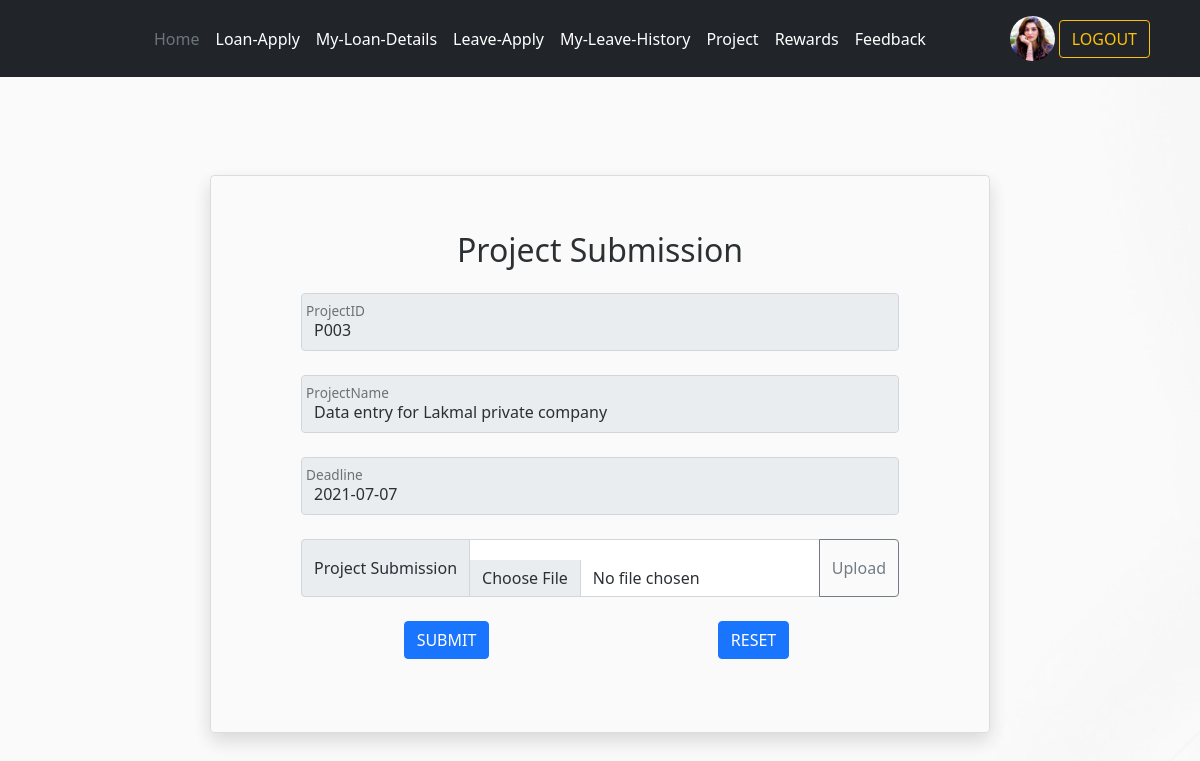
Page /a_submission.php?pid=P003 (signed in) on the committed database.
### tables this page shows
CREATE TABLE IF NOT EXISTS `emp_registration` (
  `empid` varchar(5) NOT NULL,
  `title` varchar(10) NOT NULL,
  `firstname` varchar(100) NOT NULL,
  `lastname` varchar(100) NOT NULL,
  `email` varchar(100) NOT NULL,
  `nic` varchar(12) NOT NULL,
  `username` varchar(100) NOT NULL,
  `emproll` varchar(100) NOT NULL,
  `department` varchar(100) NOT NULL,
  `appointment_date` date NOT NULL,
  `basic_salary` decimal(10,2) NOT NULL,
  `address` varchar(200) NOT NULL,
  `gender` varchar(10) NOT NULL,
  `dob` date NOT NULL,
  `mobileno` varchar(10) NOT NULL,
  `homeno` varchar(10) NOT NULL DEFAULT '-',
  `civil_status` varchar(100) NOT NULL,
  `ethnicity` varchar(100) NOT NULL,
  `religion` varchar(100) NOT NULL,
  `edu_level` varchar(100) NOT NULL,
  `work_experience` varchar(255) NOT NULL DEFAULT '-',
  `photo` text NOT NULL,
  `cv` text NOT NULL,
  `bankname` varchar(100) NOT NULL,
  `branch` varchar(100) NOT NULL,
  `acc_no` varchar(12) NOT NULL,
  `ec_name` varchar(100) NOT NULL,
  `ec_relationship` varchar(50) NOT NULL,
  `ec_mobileno` varchar(10) NOT NULL,
  `ec_homeno` varchar(10) NOT NULL,
  `ec_workno` varchar(10) NOT NULL,
  `usertype` varchar(100) NOT NULL DEFAULT 'emp',
  PRIMARY KEY (`empid`),
  UNIQUE KEY `email` (`email`),
  UNIQUE KEY `username` (`username`),
  UNIQUE KEY `nic` (`nic`)
);

CREATE TABLE IF NOT EXISTS `assign_project` (
  `ProjectID` varchar(4) NOT NULL,
  `ProjectName` varchar(50) NOT NULL,
  `ProjectType` varchar(50) NOT NULL,
  `TeamMembers` varchar(200) NOT NULL,
  `DescriptionComments` varchar(200) NOT NULL,
  `DeadLine` date NOT NULL,
  `AssignDate` date NOT NULL
);

### a_submission.php (the view, shortened to what this page needs)
<?php
	$prid=$_GET['pid'];
	?>
	<?php require_once ('controllers/authController.php'); ?>
<?php
        $host = "localhost";
        $dbUsername = "root";
        $dbPassword = "";
        $dbName = "emp-management-sys";
        $mysqli = new mysqli($host, $dbUsername, $dbPassword, $dbName);
        $pid=$_GET['pid'];
        $result=$mysqli->query("SELECT ProjectID,ProjectName,ProjectType,TeamMembers,DescriptionComments,DeadLine,AssignDate from assign_project where ProjectID='$pid'") or die($mysqli->error);
while($row=$result->fetch_assoc()) {
    $ProjectName=$row['ProjectName'];
    $DeadLine=$row['DeadLine'];
}
?>
<!DOCTYPE html>
<html lang="en">
    <head>
        <link rel="stylesheet" href="bootstrap/css/bootstrap.min.css">
        <link rel="stylesheet" href="https://cdnjs.cloudflare.com/ajax/libs/font-awesome/5.15.3/css/all.min.css">
        <link rel="stylesheet" href="css/form.css">
</head>
<body style="background-image: url('images/c8.jpg'); background-repeat: no-repeat, repeat; background-size: cover; background-position: left; background-attachment: fixed;">
   <?php
        if ($_SESSION['usertype']=='hr' || $_SESSION['usertype']=='emp' ) {
            include "hr_emp_header.php";
        }
    ?>
  <div class="content-wrapper p-t-100 p-b-100 font-robo" style="text-align:center;margin:75px 10px; opacity:0.95;">
    <div class="wrapper wrapper--w780 ">
        <div class="card card-1"  style="background: transparent;">
            <div class="card-body">
                <form class="row g-3 needs-validation" action="a_regprojectsubmission.php" method="post" name="add-loan-form" enctype="multipart/form-data">
                    <h2 class="title">Project Submission</h2>
                     <div class="form-floating mb-2 col-md-12">
                        <input type="text" class="form-control" name=" ProjectID" id="floatingInput" placeholder=" ProjectID" value="<?php echo $prid;?>" readonly>
                        <label for="floatingInput" class="form-label">ProjectID</label>
                    </div>
                     <div class="form-floating mb-2 col-md-12">
                        <input type="text" class="form-control" name="ProjectName" id="floatingInput" placeholder="ProjectName" value="<?php echo $ProjectName;?>" readonly
 required />
                        <label for="floatingInput" class="form-label">ProjectName</label>
                    </div>
                    <div class="form-floating mb-2 col-md-12">
                    <input type="text" class="form-control" name="Deadline" id="floatingInput" placeholder="DeadLine" value="<?php echo $DeadLine;?>" readonly
 required />
                          <label for="floatingInput" class="form-label">Deadline</label>
                      </div>
                      <div class="form-floating mb-2 col-md-12">
                          <div class="input-group form-floating">
                              <span class="input-group-text col-auto">Project Submission</span>
                              <input type="file" class="form-control" name="doc" id="inputGroupFile01" aria-describedby="inputGroupFileAddon01" aria-label="Upload" required>
                              <button class="btn btn-outline-secondary" type="button" id="inputGroupFileAddon01">Upload</button>
                          </div>
                      </div>
                    <div class="col-6  d-flex justify-content-center mb-2">
                      <button type="submit" class="btn btn-primary" name="Assign">SUBMIT</button>
                    </div>
                    <div class="col-6  d-flex justify-content-center mb-2">
                      <button type="reset" class="btn btn-primary" name="reset-btn">RESET</button>
                    </div>
                </form>
            </div>
        </div>
    </div>
</div>
</body>
</html>

### hr_emp_header.php (shortened to what this page needs)
<?php
include 'controllers/authController.php'?>
<?php
$uname = $_SESSION['username'];
$sql1 = "SELECT* from `emp_registration` where username='$uname' ";
$result1 = mysqli_query($conn, $sql1);
$employ = mysqli_fetch_assoc($result1);
$poto=$employ['photo'];
?>
<!DOCTYPE html>
<html lang="en">
    <head>
        <link rel="stylesheet" href="bootstrap/css/bootstrap.min.css">
        <link rel="stylesheet" href="https://cdnjs.cloudflare.com/ajax/libs/font-awesome/5.15.3/css/all.min.css">
    </head>
  <body>
<header class="p-3 bg-dark text-white fixed-top">
    <div class="container">
      <div class="d-flex flex-wrap align-items-center justify-content-center justify-content-lg-start">
        <a href="/" class="d-flex align-items-center mb-2 mb-lg-0 text-white text-decoration-none">
          <svg class="bi me-2" width="40" height="32" role="img" aria-label="Bootstrap"><use xlink:href="#bootstrap"/></svg>
        </a>
        <button class="navbar-toggler" type="button" data-bs-toggle="collapse" data-bs-target="#navbarSupportedContent" aria-controls="navbarSupportedContent" aria-expanded="false" aria-label="Toggle navigation">
      <span class="navbar-toggler-icon"></span>
    </button>
        <ul class="nav col-12 col-lg-auto me-lg-auto mb-2 justify-content-center mb-md-0">
             <li><a href="index.php" class="nav-link px-2 text-secondary">Home</a></li>
                <li><a href="viewloan.php" class="nav-link px-2 text-white">Loan-Apply</a></li>
                <li><a href="myloan_details.php" class="nav-link px-2 text-white">My-Loan-Details</a></li>
                <li><a href="leaveform.php" class="nav-link px-2 text-white">Leave-Apply</a></li>
                <li><a href="leavehistory.php" class="nav-link px-2 text-white">My-Leave-History</a></li>
                <li><a href="viewproject.php" class="nav-link px-2 text-white">Project</a></li>
                <li><a href="viewreward.php" class="nav-link px-2 text-white">Rewards</a></li>
                <li><a href="feedbackadd.php" class="nav-link px-2 text-white">Feedback</a></li>
        </ul>
        <div class="text-end">
             <a href="myprofile.php" style="text-decoration:none; "> <?php echo'<img src="images/emp-photos/'.$poto.'" class="bd-placeholder-img rounded-circle class="img-fluid img-thumbnail" width="45px" height="45px"/>';?> </a>
            <a href="logout.php"><button type="button" class="btn btn-outline-warning me-2">LOGOUT</button></a>
        </div>
      </div>
    </div>
  </header>
  </body>
</html>

### css/form.css (style rules this page uses)
.card { overflow: hidden; -webkit-border-radius: 3px; -moz-border-radius: 3px; border-radius: 3px; }
.card-1 { -webkit-box-shadow: 0px 8px 20px 0px rgba(0, 0, 0, 0.15); -moz-box-shadow: 0px 8px 20px 0px rgba(0, 0, 0, 0.15); box-shadow: 0px 8px 20px 0px rgba(0, 0, 0, 0.15); }
.card-1 .card-body { padding: 0 90px; padding-top: 55px; padding-bottom: 65px; }
.p-t-100 { padding-top: 100px; }
.p-b-100 { padding-bottom: 100px; }
.wrapper { margin: 0 auto; }
.wrapper--w780 { max-width: 780px; }
@media (min-width: 1199.98px) and (max-width: 1399.98px) { .content-wrapper { margin-left: 200px; } }

### rows in the picture
emp_registration: photo (picture)
assign_project: ProjectName "Data entry for Lakmal private company", Deadline "2021-07-07"
